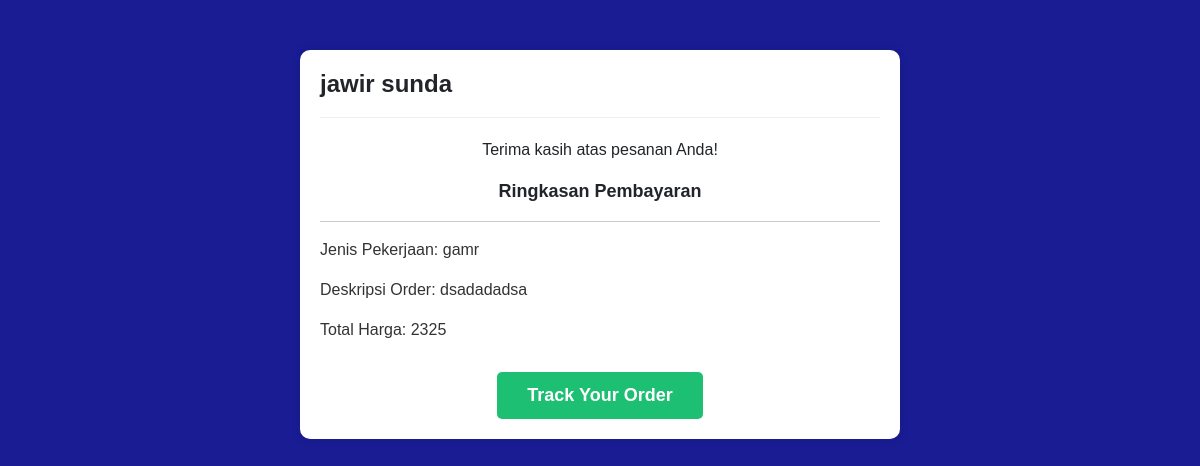
The app's page /ringkasan_pembayaran.php?id_order=3 (signed in), older data.
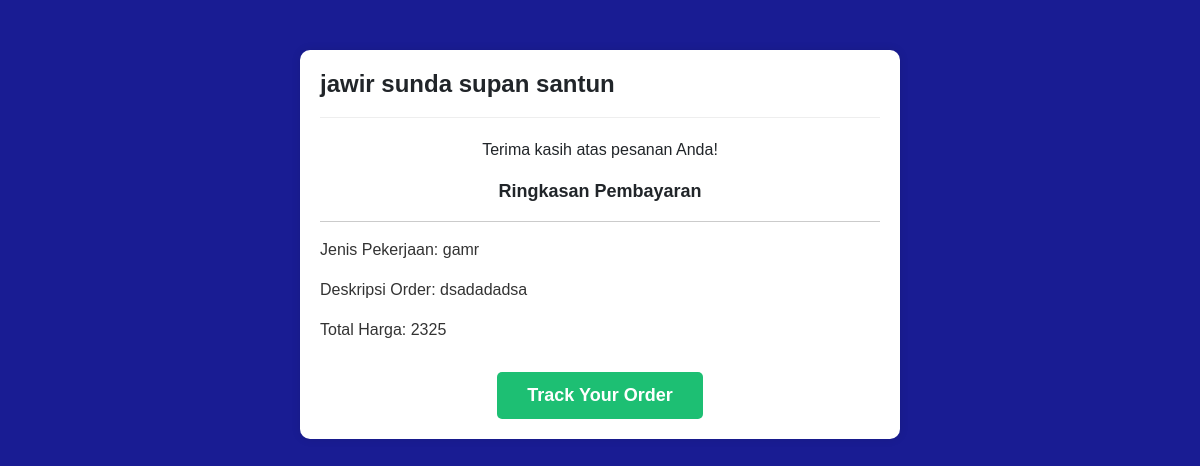
The same page, newer data.
### tables this page shows
CREATE TABLE `order_table` (
  `id_order` int(11) NOT NULL,
  `klien_id` int(11) NOT NULL,
  `id_pekerjaan` int(11) DEFAULT NULL,
  `deskripsi_order` varchar(255) DEFAULT NULL,
  `file` varchar(255) NOT NULL,
  `status` enum('Menunggu Pembayaran','Dalam Pengerjaan','Selesai','Gagal') NOT NULL,
  `created_at` date NOT NULL DEFAULT current_timestamp(),
  `file_finish` varchar(255) NOT NULL
);

CREATE TABLE `users` (
  `id` int(11) NOT NULL,
  `name` varchar(255) NOT NULL,
  `username` varchar(50) NOT NULL,
  `password` varchar(100) NOT NULL,
  `email` varchar(100) NOT NULL,
  `foto_profil` varchar(255) NOT NULL,
  `no_hp` varchar(255) NOT NULL,
  `education` varchar(255) NOT NULL,
  `country` varchar(255) NOT NULL,
  `city_address` varchar(255) NOT NULL,
  `role` enum('klien','freelancer','admin') NOT NULL
);

CREATE TABLE `pekerjaan` (
  `id_pekerjaan` int(11) NOT NULL,
  `freelancer_id` int(11) NOT NULL,
  `jenis_pekerjaan` varchar(255) NOT NULL,
  `deskripsi_order` text NOT NULL,
  `foto` varchar(255) NOT NULL,
  `skills` varchar(255) NOT NULL,
  `harga` varchar(255) NOT NULL,
  `status_pekerjaan` varchar(50) DEFAULT 'belum dipesan',
  `nohp` varchar(14) NOT NULL
);

### ringkasan_pembayaran.php (the view, shortened to what this page needs)
<?php
include 'config.php';
if(isset($_GET['id_order'])) {
    $idOrder = $_GET['id_order'];
    $query = "SELECT order_table.id_order, order_table.deskripsi_order, order_table.id_pekerjaan, pekerjaan.jenis_pekerjaan, pekerjaan.harga, users.name
              FROM order_table
              INNER JOIN pekerjaan ON order_table.id_pekerjaan = pekerjaan.id_pekerjaan
              INNER JOIN users ON order_table.klien_id = users.id
              WHERE order_table.id_order = ?";
    $stmt = $conn->prepare($query);
    $stmt->bind_param("i", $idOrder);
    $stmt->execute();
    $result = $stmt->get_result();
    if ($result->num_rows > 0) {
        $row = $result->fetch_assoc();
    } else {
        echo "Tidak ada data yang ditemukan.";
    }
} else {
    echo "ID Order tidak ditemukan.";
}
?>
<!DOCTYPE html>
<html lang="en">
<head>
    <link href="https://cdn.jsdelivr.net/npm/bootstrap@5.3.0/dist/css/bootstrap.min.css" rel="stylesheet">
</head>
<body>
    <div class="payment-container">
        <div class="payment-header">
            <h2 class="text-center"><?= $row['name'] ?></h2>
        </div>
        <div class="payment-details text-center">
            <p>Terima kasih atas pesanan Anda!</p>
        </div>
        <div class="payment-summary">
            <div class="summary-heading text-center">Ringkasan Pembayaran</div>
            <div class="summary-details">
                <hr>
                <p class="text-start">Jenis Pekerjaan: <?= $row['jenis_pekerjaan'] ?></p>
                <p class="text-start">Deskripsi Order: <?= $row['deskripsi_order'] ?></p>
                <p class="text-start">Total Harga: <?= $row['harga'] ?></p>
            </div>
        </div>
        <div class="track-btn">
            <a href="riwayat_order.php" class="btn btn-track">Track Your Order</a>
        </div>
    </div>
</body>
</html>

Row changes from the older to the newer data that the page shows:
changed order_table "dsadadadsa": klien.name "jawir sunda" → "jawir sunda supan santun"
